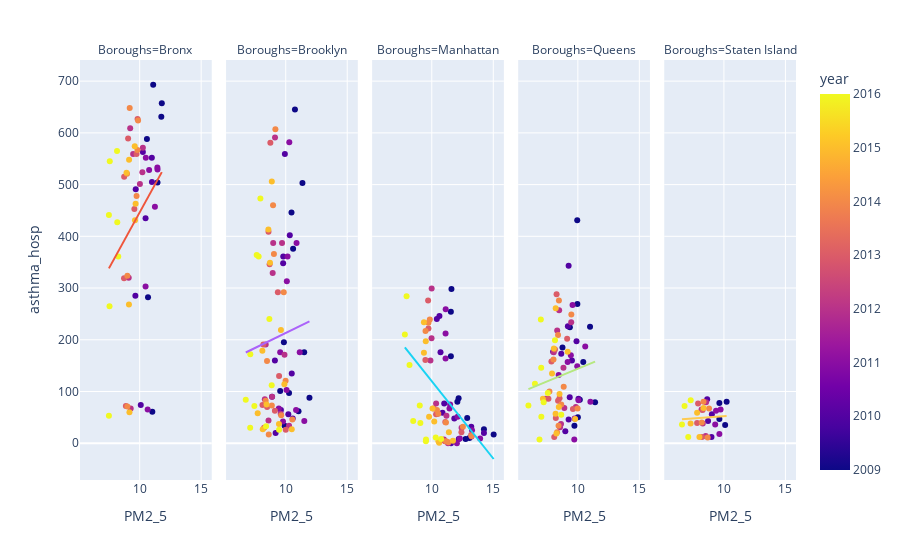

Notebook code for this chart:
### Markdown cell above
#### Study of pollution per Borough. The case of PM2.5

### Code cell
fig = px.scatter(data, x="PM2_5", y="asthma_hosp", color="year",trendline="ols", facet_col="Boroughs")
fig.show()
